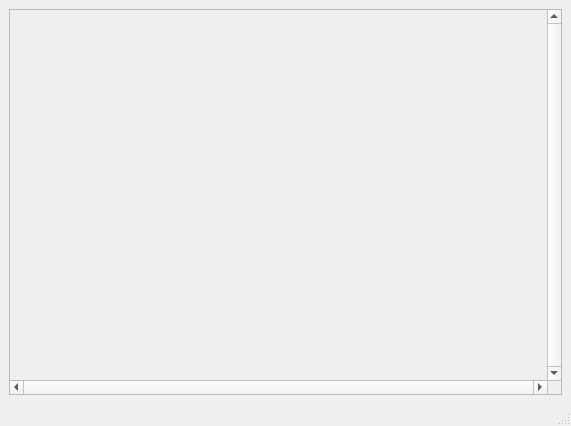
<?xml version="1.0" encoding="UTF-8"?>
<ui version="4.0">
 <class>MainWindow</class>
 <widget class="QMainWindow" name="MainWindow">
  <property name="geometry">
   <rect>
    <x>0</x>
    <y>0</y>
    <width>571</width>
    <height>426</height>
   </rect>
  </property>
  <property name="windowTitle">
   <string>MainWindow</string>
  </property>
  <widget class="QWidget" name="centralwidget">
   <layout class="QVBoxLayout" name="verticalLayout">
    <item>
     <widget class="QScrollArea" name="scrollArea">
      <property name="verticalScrollBarPolicy">
       <enum>Qt::ScrollBarAlwaysOn</enum>
      </property>
      <property name="horizontalScrollBarPolicy">
       <enum>Qt::ScrollBarAlwaysOn</enum>
      </property>
      <property name="widgetResizable">
       <bool>true</bool>
      </property>
      <widget class="QWidget" name="scrollAreaWidgetContents">
       <property name="geometry">
        <rect>
         <x>0</x>
         <y>0</y>
         <width>534</width>
         <height>348</height>
        </rect>
       </property>
       <layout class="QVBoxLayout" name="verticalLayout_2"/>
      </widget>
     </widget>
    </item>
   </layout>
  </widget>
  <widget class="QMenuBar" name="menubar">
   <property name="geometry">
    <rect>
     <x>0</x>
     <y>0</y>
     <width>571</width>
     <height>21</height>
    </rect>
   </property>
  </widget>
  <widget class="QStatusBar" name="statusbar"/>
 </widget>
 <resources/>
 <connections/>
</ui>
